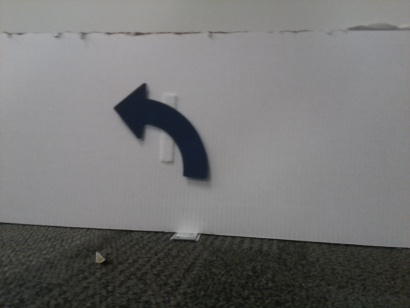
#> input picture 2022Simgs/102.jpg, 410 x 308 px, given in place of 3.jpg, which was not available
$ python testing.py
#> lines starting #> are read from the running program, lines starting #| are printed output that depends on the picture; after the words box and inside, x2 and y2 are one past the last pixel; in counts of white or black regions, pixels touching at a corner belong together; pictures that were not available may be replaced by others from this repository, and a replacement may not be noted
import numpy as np
import cv2
import csv
# imageDirectory = './2022Fimgs/'
imageDirectory = './2022Simgs/'

with open(imageDirectory + 'train.txt', 'r') as f:
#> (reads 2022Simgs/train.txt from the repository)
    reader = csv.reader(f)
    lines = list(reader)


for i in range(len(lines)):
# for i in [52,68,69,72,73,99,128,174,175,176,177,178]:

    # img = cv.imread('66.png') # Read in your image
    img = cv2.imread(imageDirectory +lines[i][0]+".jpg")
#> img is the input picture: shape (308, 410, 3); mean B, G, R 115.3, 115.6, 115.7

    enter=False
    gray = cv2.medianBlur(cv2.cvtColor(img, cv2.COLOR_RGB2GRAY), 5)
    (thresh, blackAndWhiteImage) = cv2.threshold(gray, 90, 255, cv2.THRESH_BINARY)
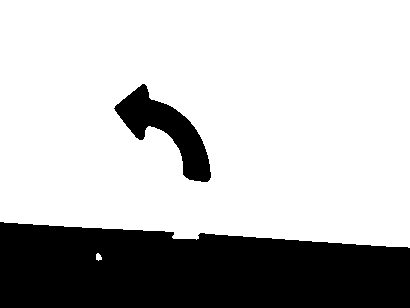
#> blackAndWhiteImage: shape (308, 410); 73.6% white; 2 black regions, box (x1, y1, x2, y2) and area: (0, 222, 410, 308) 29871, (114, 84, 211, 182) 3515
    # (thresh, blackAndWhiteImage) = cv2.threshold(img, 125, 255, cv2.THRESH_BINARY)
    edges = cv2.Canny(blackAndWhiteImage, 50, 200)
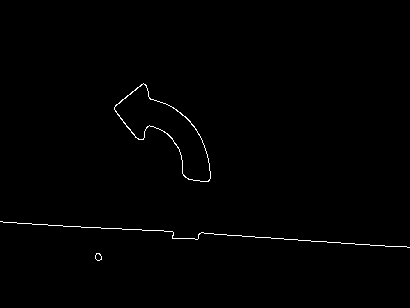
#> edges: shape (308, 410); 0.63% white in thin lines or dots, all inside (x1, y1, x2, y2) = (0, 83, 410, 261)
    contours, hierarchy = cv2.findContours(edges.copy(), cv2.RETR_EXTERNAL, cv2.CHAIN_APPROX_SIMPLE)
#> contours = 3 contours, 1 with area under 20; largest, box (x1, y1, x2, y2) and area: (114, 83, 211, 182) 3533, (95, 253, 102, 261) 34
    sorted_contours = sorted(contours, key=cv2.contourArea, reverse=True)
#> sorted_contours has the same summary as contours

    closed_contours = []
    for c in sorted_contours:
        x, y, w, h = cv2.boundingRect(c)
        cropped_contour = img[y:y + h, x:x + w]
        # print('contour area',cv2.contourArea(c))
        if cv2.contourArea(c)>=1500:
            closed_contours.append(c)
            if enter==False:
                enter=True
                crop_img=cropped_contour
        else:
            pass
#> this loop made 3 passes
#> (x, y, w, h, enter) on pass 1: (114, 83, 97, 99, True)
#> (x, y, w, h) on passes 2 to 3: (95, 253, 7, 8), (0, 221, 410, 27)
#> pass 1, `cropped_contour = img[y:y + h, x:x + w]`:
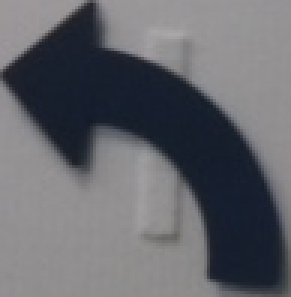
#> cropped_contour: shape (99, 97, 3) (shown 3 times larger); mean B, G, R 107.9, 102.5, 101.1
#> pass 3, `cropped_contour = img[y:y + h, x:x + w]`:
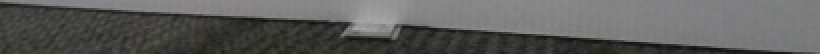
#> cropped_contour: shape (27, 410, 3) (shown 2 times larger); mean B, G, R 91.7, 93.6, 93.5
#> after the loop, closed_contours = 1 contour; box (x1, y1, x2, y2) and area: (114, 83, 211, 182) 3533; enter = True
    if len(closed_contours) ==0:
        crop_img = np.zeros(img.shape)
    # print('Image {}, Number of contours {}'.format(i,len(closed_contours)))

    image_copy = img.copy()
#> (the run stopped early here; a loop or call above may not have finished)
